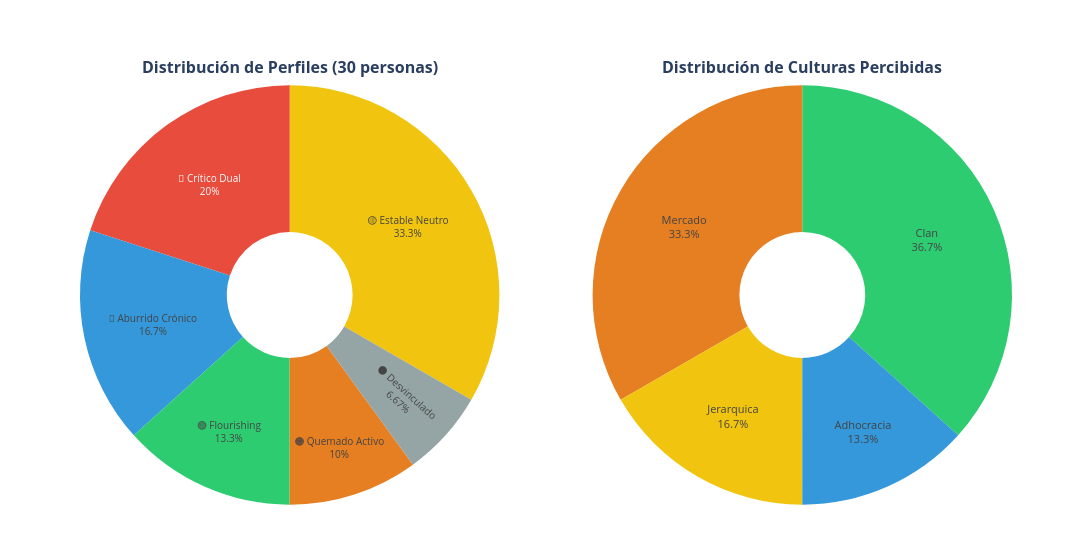

Here is the notebook cell this chart was saved with:
### Markdown cell above
## 7. 📊 Distribución de Perfiles

### Code cell
# DISTRIBUCIÓN DE PERFILES (PIE + BAR)


distribucion_perfiles = df_clasificados["perfil_nombre"].value_counts()
distribucion_culturas = df_clasificados["cultura_dominante"].value_counts()

fig = make_subplots(
    rows=1, cols=2,
    subplot_titles=(
        f"<b>Distribución de Perfiles ({n_companeros} personas)</b>",
        f"<b>Distribución de Culturas Percibidas</b>"
    ),
    specs=[[{"type": "pie"}, {"type": "pie"}]]
)

color_perfil = {
    "🟢 Flourishing": "#2ecc71", "🟡 Estable Neutro": "#f1c40f",
    "🟠 Quemado Activo": "#e67e22", "🔵 Aburrido Crónico": "#3498db",
    "🔴 Crítico Dual": "#e74c3c", "⚫ Vuelo Inminente": "#34495e"
}

color_cultura = {
    "Adhocracia": "#3498db", "Clan": "#2ecc71",
    "Mercado": "#e67e22", "Jerarquica": "#f1c40f"
}

fig.add_trace(go.Pie(
    labels=distribucion_perfiles.index,
    values=distribucion_perfiles.values,
    marker=dict(colors=[color_perfil.get(p, "#95a5a6") for p in distribucion_perfiles.index]),
    textinfo='label+percent', hole=0.3, textfont=dict(size=10)
), row=1, col=1)

fig.add_trace(go.Pie(
    labels=distribucion_culturas.index,
    values=distribucion_culturas.values,
    marker=dict(colors=[color_cultura.get(c, "#95a5a6") for c in distribucion_culturas.index]),
    textinfo='label+percent', hole=0.3, textfont=dict(size=11)
), row=1, col=2)

fig.update_layout(height=550, width=1100, showlegend=False, margin=dict(t=80, b=40))
fig.show()

print("\n📋 RESUMEN DE PERFILES:")
for perfil, count in distribucion_perfiles.items():
    pct = count / len(df_clasificados) * 100
    print(f"   {perfil:25s}: {count:2d} ({pct:4.1f}%)")

print("\n🏛️ RESUMEN DE CULTURAS:")
for cultura, count in distribucion_culturas.items():
    pct = count / len(df_clasificados) * 100
    print(f"   {cultura:12s}: {count:2d} ({pct:4.1f}%)")

### Figure 1 — Plotly figure (JSON) as saved in the notebook; plotly's stock layout.template omitted (floating-point values rounded to 4 significant figures)
{"data": [{"domain": {"x": [0, 0.45], "y": [0, 1]}, "hole": 0.3, "labels": ["🟡 Estable Neutro", "🔴 Crítico Dual", "🔵 Aburrido Crónico", "🟢 Flourishing", "🟠 Quemado Activo", "⚫ Desvinculado"], "marker": {"colors": ["#f1c40f", "#e74c3c", "#3498db", "#2ecc71", "#e67e22", "#95a5a6"]}, "textfont": {"size": 10}, "textinfo": "label+percent", "type": "pie", "values": [10, 6, 5, 4, 3, 2]}, {"domain": {"x": [0.55, 1], "y": [0, 1]}, "hole": 0.3, "labels": ["Clan", "Mercado", "Jerarquica", "Adhocracia"], "marker": {"colors": ["#2ecc71", "#e67e22", "#f1c40f", "#3498db"]}, "textfont": {"size": 11}, "textinfo": "label+percent", "type": "pie", "values": [11, 10, 5, 4]}], "layout": {"annotations": [{"font": {"size": 16}, "showarrow": false, "text": "<b>Distribución de Perfiles (30 personas)</b>", "x": 0.225, "xanchor": "center", "xref": "paper", "y": 1, "yanchor": "bottom", "yref": "paper"}, {"font": {"size": 16}, "showarrow": false, "text": "<b>Distribución de Culturas Percibidas</b>", "x": 0.775, "xanchor": "center", "xref": "paper", "y": 1, "yanchor": "bottom", "yref": "paper"}], "height": 550, "margin": {"b": 40, "t": 80}, "showlegend": false, "width": 1100}}
